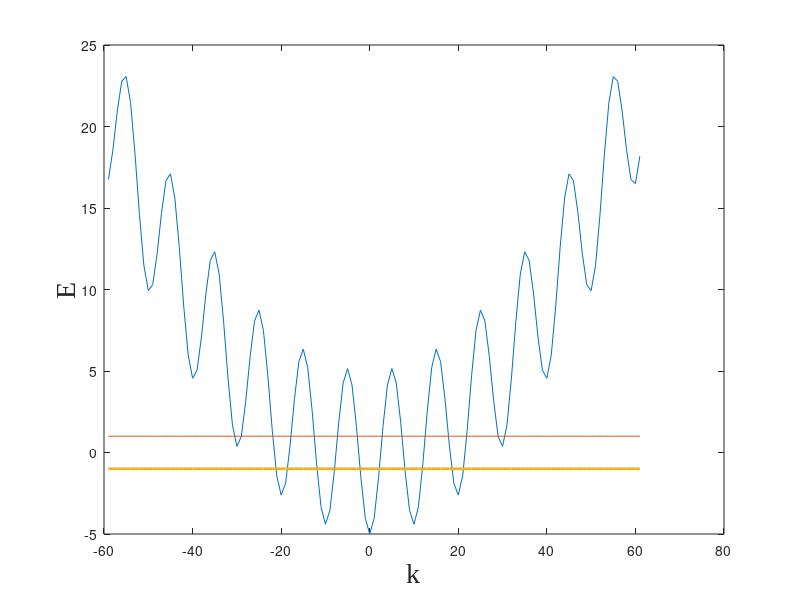

The MATLAB script that drew this image:
clc;clear;
h_bar = 1.05*10^(-34);
me = 9.11*10^(-31);
a = 10;b=1;V=100;

p1 = me*V*b*a/(h_bar)^2;
n =1;

for i=1:121
    x(i) = (i-60);
    e(i) = (i)/10;
    ep2(i) = (x(i)/a*h_bar)^2/(2*me);  % beta gama
    x2(i) = (2*me*a^2*e(i))^0.5/h_bar*10^-20;
    up(i) = 1;
    down(i) = -1;
    
    p(i) = p1/(x2(i))*sin(x2(i))+cos(x2(i));
    alpha(i) = x(i)/a; %題目的alpha是定值,其實題目根本沒有給E,所以E是變數,alpha*a-> alpha = x/a
    %alpha(i) = x2(i)/a;
    beta(i) = (2*me*(ep2(i)-V))^0.5/h_bar;
    %beta(i) = (2*me*(e(i)-V))^0.5/h_bar;
    gama(i) = (2*me*(V- ep2(i)))^0.5/h_bar;
    %gama(i) = (2*me*(V- e(i)))^0.5/h_bar;
    
    theta(i) = atan(-(alpha(i)^2+ beta(i)^2)/(2*alpha(i)*beta(i))*tan(beta(i)*b));
    psi(i) = atan((alpha(i)^2+ gama(i)^2)/(2*alpha(i)*gama(i))*tan(gama(i)*b));
    if x(i) > V
         p2(i) = ( 1+ (alpha(i)^2-beta(i)^2)^2/(4*alpha(i)^2*beta(i)^2)*sin(beta(i)*b)^2 )^0.5*cos(x(i)-theta(i));
    else 
         p2(i) = ( 1+ (alpha(i)^2+gama(i)^2)^2/(4*alpha(i)^2*gama(i)^2)*sin(gama(i)*b)^2 )^0.5*cos(x(i)-psi(i));
    end
    k(i) = acos(p2(i))/(a+b);
    k2(i) = acos(p(i))/a;
    A(i) = x(i)/(x(i)^2+81*pi^2)^0.5; % 此為cos(..),把p合成為cos(k(a+b))所添加
    E(i) = (h_bar*x(i)*pi/a)^2/(2*me)*10^36-0.5*cos(2*pi*x(i)/a);
      
    
end

%figure
%plot(x,p2,x,up,x,down,"LineWidth",2);
%xlabel('αa','fontname','Times New Roman','fontsize',20);
%ylabel('f(αa)p2','fontname','Times New Roman','fontsize',20);

figure
plot(x,E*10,x,up,x,down,"LineWidth",2);
xlabel('k','fontname','Times New Roman','fontsize',20);
ylabel('E','fontname','Times New Roman','fontsize',20);

%figure
%plot(x,p,x,up,x,down,"LineWidth",2);
%xlabel('αa','fontname','Times New Roman','fontsize',20);
%ylabel('f(αa)','fontname','Times New Roman','fontsize',20);





